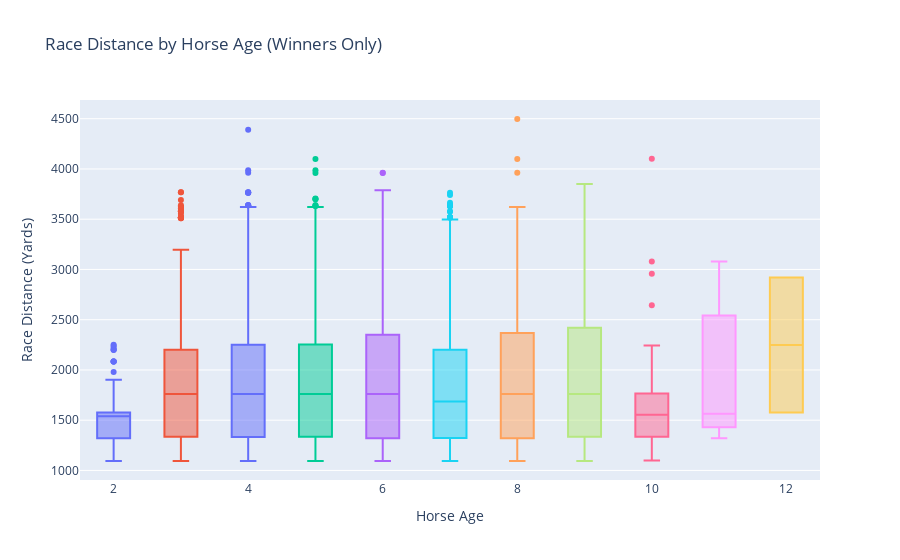

Notebook source saved alongside this figure:
### Code cell
# plt.figure(figsize=(10, 6))
# sns.boxplot(x='Age', y='distanceYards', data=winners, palette='coolwarm')
# plt.title('Race Distance by Horse Age (Winners Only)')
# plt.xlabel('Horse Age')
# plt.ylabel('Race Distance (Yards)')
# plt.tight_layout()
# plt.show()

fig = px.box(
    winners, x='Age', y='distanceYards', 
    color='Age',
    title='Race Distance by Horse Age (Winners Only)'
)

fig.update_layout(
    xaxis_title='Horse Age',
    yaxis_title='Race Distance (Yards)',
    showlegend=False,  # Optional: if you don't want a legend
)

fig.show()

### Figure 1 — Plotly figure (JSON) as saved in the notebook; plotly's stock layout.template omitted (floating-point values rounded to 4 significant figures; data arrays with more than 128 entries replaced by an {"elided": "..."} marker saying what was removed)
{"data": [{"alignmentgroup": "True", "hovertemplate": "Age=%{x}<br>distanceYards=%{y}<extra></extra>", "legendgroup": "4", "marker": {"color": "#636efa"}, "name": "4", "notched": false, "offsetgroup": "4", "orientation": "v", "showlegend": true, "type": "box", "x": {"elided": "1415 int values"}, "x0": " ", "xaxis": "x", "y": {"elided": "1415 int values"}, "y0": " ", "yaxis": "y"}, {"alignmentgroup": "True", "hovertemplate": "Age=%{x}<br>distanceYards=%{y}<extra></extra>", "legendgroup": "3", "marker": {"color": "#EF553B"}, "name": "3", "notched": false, "offsetgroup": "3", "orientation": "v", "showlegend": true, "type": "box", "x": {"elided": "1660 int values"}, "x0": " ", "xaxis": "x", "y": {"elided": "1660 int values"}, "y0": " ", "yaxis": "y"}, {"alignmentgroup": "True", "hovertemplate": "Age=%{x}<br>distanceYards=%{y}<extra></extra>", "legendgroup": "5", "marker": {"color": "#00cc96"}, "name": "5", "notched": false, "offsetgroup": "5", "orientation": "v", "showlegend": true, "type": "box", "x": {"elided": "820 int values"}, "x0": " ", "xaxis": "x", "y": {"elided": "820 int values"}, "y0": " ", "yaxis": "y"}, {"alignmentgroup": "True", "hovertemplate": "Age=%{x}<br>distanceYards=%{y}<extra></extra>", "legendgroup": "6", "marker": {"color": "#ab63fa"}, "name": "6", "notched": false, "offsetgroup": "6", "orientation": "v", "showlegend": true, "type": "box", "x": {"elided": "601 int values"}, "x0": " ", "xaxis": "x", "y": {"elided": "601 int values"}, "y0": " ", "yaxis": "y"}, {"alignmentgroup": "True", "hovertemplate": "Age=%{x}<br>distanceYards=%{y}<extra></extra>", "legendgroup": "8", "marker": {"color": "#FFA15A"}, "name": "8", "notched": false, "offsetgroup": "8", "orientation": "v", "showlegend": true, "type": "box", "x": {"elided": "169 int values"}, "x0": " ", "xaxis": "x", "y": {"elided": "169 int values"}, "y0": " ", "yaxis": "y"}, {"alignmentgroup": "True", "hovertemplate": "Age=%{x}<br>distanceYards=%{y}<extra></extra>", "legendgroup": "7", "marker": {"color": "#19d3f3"}, "name": "7", "notched": false, "offsetgroup": "7", "orientation": "v", "showlegend": true, "type": "box", "x": {"elided": "276 int values"}, "x0": " ", "xaxis": "x", "y": {"elided": "276 int values"}, "y0": " ", "yaxis": "y"}, {"alignmentgroup": "True", "hovertemplate": "Age=%{x}<br>distanceYards=%{y}<extra></extra>", "legendgroup": "10", "marker": {"color": "#FF6692"}, "name": "10", "notched": false, "offsetgroup": "10", "orientation": "v", "showlegend": true, "type": "box", "x": [10, 10, 10, 10, 10, 10, 10, 10, 10, 10, 10, 10, 10, 10, 10, 10, 10, 10, 10, 10, 10, 10, 10, 10, 10, 10, 10, 10, 10, 10, 10, 10, 10, 10, 10, 10, 10, 10, 10, 10, 10, 10, 10, 10], "x0": " ", "xaxis": "x", "y": [1554, 1761, 1340, 1554, 1765, 1554, 1554, 1340, 1340, 1554, 1340, 1765, 1765, 1773, 1554, 2645, 1320, 1320, 2150, 1280, 1763, 1540, 1317, 1543, 1115, 1337, 3080, 1210, 1100, 1713, 2958, 1260, 4101, 1546, 1590, 1312, 2200, 2243, 1762, 1765, 1902, 1336, 1554, 1100], "y0": " ", "yaxis": "y"}, {"alignmentgroup": "True", "hovertemplate": "Age=%{x}<br>distanceYards=%{y}<extra></extra>", "legendgroup": "9", "marker": {"color": "#B6E880"}, "name": "9", "notched": false, "offsetgroup": "9", "orientation": "v", "showlegend": true, "type": "box", "x": [9, 9, 9, 9, 9, 9, 9, 9, 9, 9, 9, 9, 9, 9, 9, 9, 9, 9, 9, 9, 9, 9, 9, 9, 9, 9, 9, 9, 9, 9, 9, 9, 9, 9, 9, 9, 9, 9, 9, 9, 9, 9, 9, 9, 9, 9, 9, 9, 9, 9, 9, 9, 9, 9, 9, 9, 9, 9, 9, 9, 9, 9, 9, 9, 9, 9, 9, 9, 9, 9, 9, 9, 9, 9], "x0": " ", "xaxis": "x", "y": [1760, 1320, 1760, 2084, 1336, 1902, 1121, 2640, 2084, 1540, 1902, 2654, 1103, 1320, 1760, 3520, 2350, 1320, 1340, 2187, 1305, 1546, 2557, 1756, 3052, 2519, 1760, 3517, 1546, 3078, 2187, 2420, 1713, 3520, 1543, 1636, 1760, 3080, 1540, 1760, 1116, 2200, 1752, 1766, 2818, 2653, 1116, 1540, 1320, 2653, 1317, 2200, 1336, 1100, 2648, 2653, 3850, 1980, 1760, 2256, 1540, 1260, 1100, 1103, 1762, 1100, 1320, 1576, 1765, 1340, 1576, 1094, 2654, 3622], "y0": " ", "yaxis": "y"}, {"alignmentgroup": "True", "hovertemplate": "Age=%{x}<br>distanceYards=%{y}<extra></extra>", "legendgroup": "11", "marker": {"color": "#FF97FF"}, "name": "11", "notched": false, "offsetgroup": "11", "orientation": "v", "showlegend": true, "type": "box", "x": [11, 11, 11, 11, 11, 11, 11, 11], "x0": " ", "xaxis": "x", "y": [1320, 2200, 1320, 1540, 2886, 3079, 1554, 1576], "y0": " ", "yaxis": "y"}, {"alignmentgroup": "True", "hovertemplate": "Age=%{x}<br>distanceYards=%{y}<extra></extra>", "legendgroup": "12", "marker": {"color": "#FECB52"}, "name": "12", "notched": false, "offsetgroup": "12", "orientation": "v", "showlegend": true, "type": "box", "x": [12, 12], "x0": " ", "xaxis": "x", "y": [1576, 2921], "y0": " ", "yaxis": "y"}, {"alignmentgroup": "True", "hovertemplate": "Age=%{x}<br>distanceYards=%{y}<extra></extra>", "legendgroup": "2", "marker": {"color": "#636efa"}, "name": "2", "notched": false, "offsetgroup": "2", "orientation": "v", "showlegend": true, "type": "box", "x": {"elided": "279 int values"}, "x0": " ", "xaxis": "x", "y": {"elided": "279 int values"}, "y0": " ", "yaxis": "y"}], "layout": {"boxmode": "overlay", "legend": {"title": {"text": "Age"}, "tracegroupgap": 0}, "showlegend": false, "title": {"text": "Race Distance by Horse Age (Winners Only)"}, "xaxis": {"anchor": "y", "categoryarray": [4, 3, 5, 6, 8, 7, 10, 9, 11, 12, 2], "categoryorder": "array", "domain": [0, 1], "title": {"text": "Horse Age"}}, "yaxis": {"anchor": "x", "domain": [0, 1], "title": {"text": "Race Distance (Yards)"}}}}
